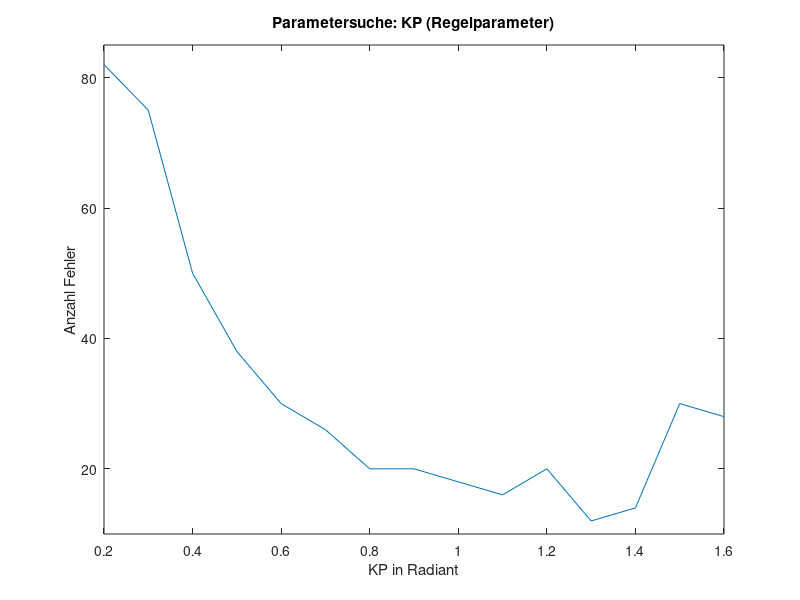

Write the MATLAB code that produced this figure.
x = [0.2:0.1:1.6];
y = [82, 75, 50, 38, 30, 26, 20, 20, 18, 16, 20, 12, 14, 30, 28];


figure(1);
plot(x,y)
ylim([10 85])
title("Parametersuche: KP (Regelparameter)")
xlabel("KP in Radiant")
ylabel("Anzahl Fehler")